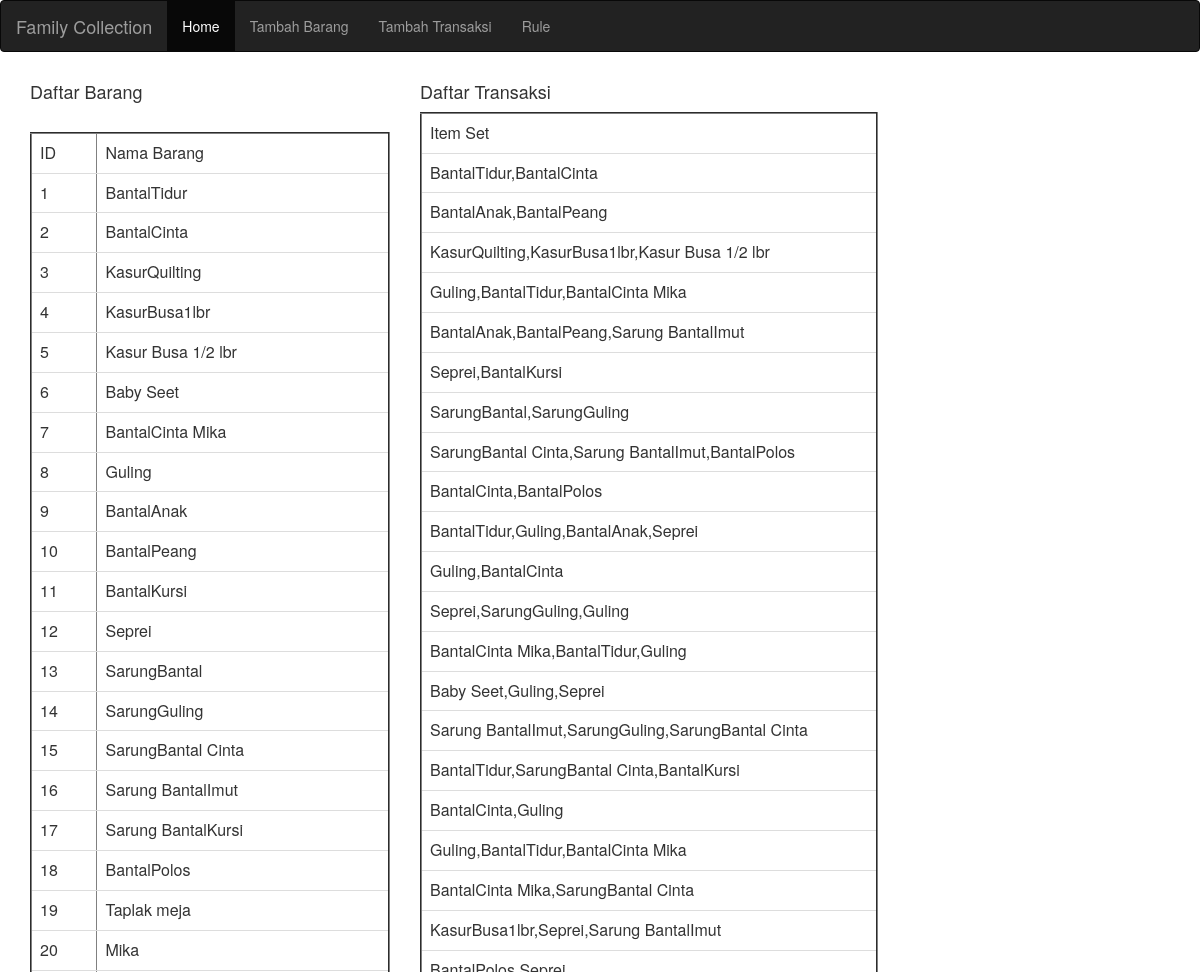
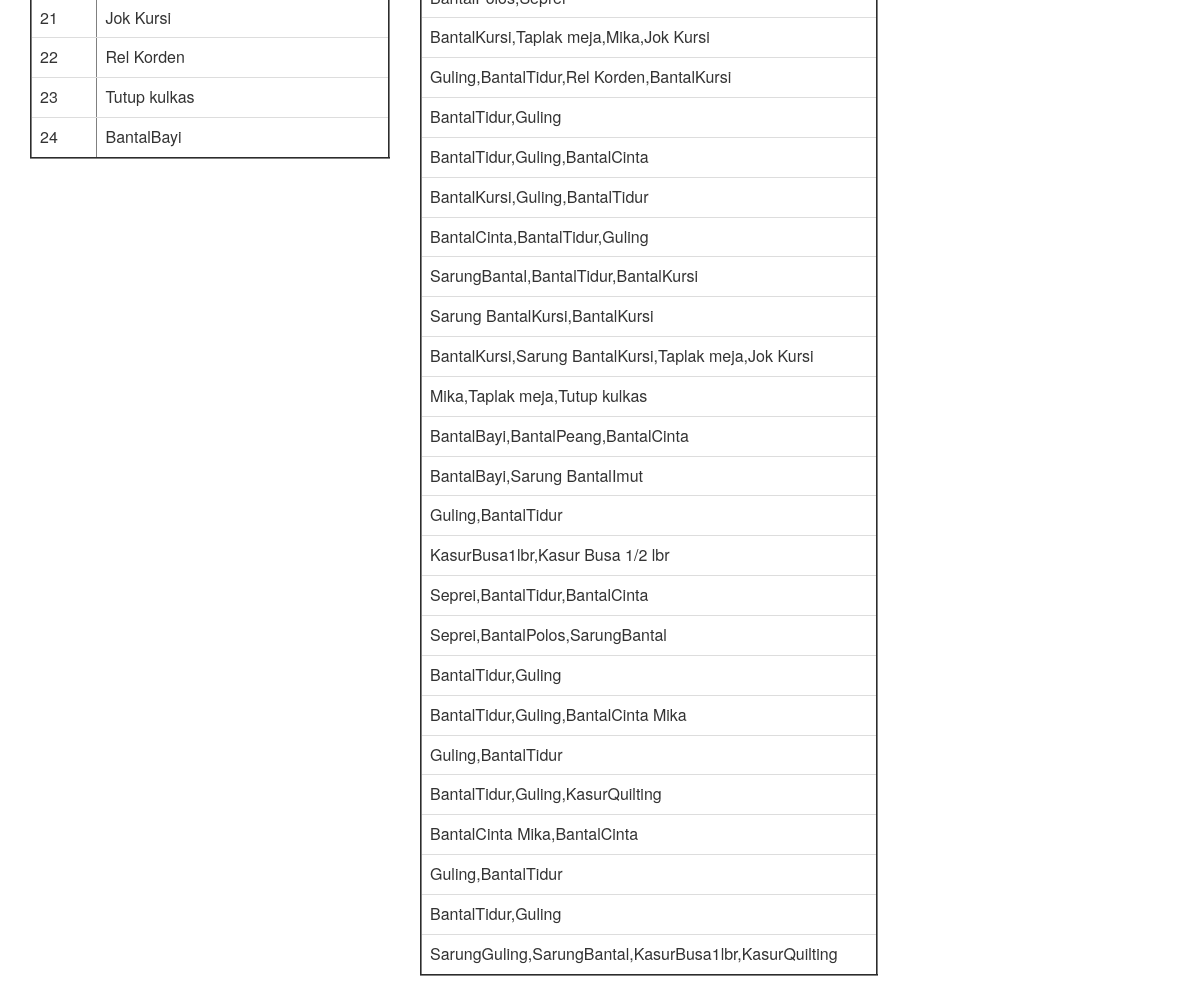
The page /datamining/index.php on the database its author committed (2 pictures, top to bottom).
### tables this page shows
CREATE TABLE `daftar_barang` (
  `id_barang` int(10) NOT NULL,
  `nama_barang` varchar(100) NOT NULL
);

### datamining/index.php (the view, shortened to what this page needs)
<html>
<head>
  <link href="bootstrap-3.3.7-dist/css/bootstrap.min.css" rel="stylesheet"text="text/css">
		<?php
		include_once ("koneksi.php");
		$sql = "SELECT id_barang, nama_barang FROM daftar_barang";
			$result = $con->query($sql);
		?>
</head>
<body style="background-color:#FFFFFF">
<nav class="navbar navbar-inverse ">
  <div class="container-fluid">
    <div class="navbar-header">
      <a class="navbar-brand" href="index.php">Family Collection</a>
    </div>
    <ul class="nav navbar-nav">
      <li class="active"><a href="index.php">Home</a></li>
      <li><a href="tambah.php">Tambah Barang</a></li>
      <li><a href="transakasi.php">Tambah Transaksi</a></li>
      <li><a href="rule.php">Rule</a></li>
    </ul>
	</div></nav>
  <div class="container">
		<div class="row">
  	  <div class="col-sm-4" style="background-color:#FFFFFF">
		<h4>Daftar Barang</h4>
		<div>
		<table class="table" border="2">
		<tr><td> ID</td><td> Nama Barang</td></tr><br>
		<?php
			if ($result->num_rows > 0) {
				while($row = $result->fetch_assoc()) {
					echo "<div><tr><td> " . $row["id_barang"]. " </td><td>" . $row["nama_barang"]. "</td></tr></div>";
				}
			}
		?></table>
		</div>
	  </div>
	  <div class="col-sm-5" style="background-color:#FFFFFF">
		<h4>Daftar Transaksi</h4>
		<div>
		<table class="table" border="2">
		<tr><td>Item Set</td></tr>
		<?php
			if ($result = $con->query("select group_concat(daftar_barang.nama_barang separator ',')
    from transaksi left join daftar_barang
	 on (transaksi.id_barang = daftar_barang.id_barang)
	 group by transaksi.id_trnsksi", MYSQLI_USE_RESULT)) {
	while ($b = $result->fetch_row()) {
		echo"<tr><td>$b[0]</td></tr>";
	}
}
		?>
		</table>
		</div>
	  </div>
	  </div>
	  </div>
</body>
</html>

### rows shown on the page
daftar_barang: id_barang "1", nama_barang "BantalTidur"
daftar_barang: id_barang "2", nama_barang "BantalCinta"
daftar_barang: id_barang "3", nama_barang "KasurQuilting"
daftar_barang: id_barang "4", nama_barang "KasurBusa1lbr"
daftar_barang: id_barang "5", nama_barang "Kasur Busa 1/2 lbr"
daftar_barang: id_barang "6", nama_barang "Baby Seet"
daftar_barang: id_barang "7", nama_barang "BantalCinta Mika"
daftar_barang: id_barang "8", nama_barang "Guling"
daftar_barang: id_barang "9", nama_barang "BantalAnak"
daftar_barang: id_barang "10", nama_barang "BantalPeang"
daftar_barang: id_barang "11", nama_barang "BantalKursi"
daftar_barang: id_barang "12", nama_barang "Seprei"
daftar_barang: id_barang "13", nama_barang "SarungBantal"
daftar_barang: id_barang "14", nama_barang "SarungGuling"
daftar_barang: id_barang "15", nama_barang "SarungBantal Cinta"
daftar_barang: id_barang "16", nama_barang "Sarung BantalImut"
daftar_barang: id_barang "17", nama_barang "Sarung BantalKursi"
daftar_barang: id_barang "18", nama_barang "BantalPolos"
daftar_barang: id_barang "19", nama_barang "Taplak meja"
daftar_barang: id_barang "20", nama_barang "Mika"
daftar_barang: id_barang "21", nama_barang "Jok Kursi"
daftar_barang: id_barang "22", nama_barang "Rel Korden"
daftar_barang: id_barang "23", nama_barang "Tutup kulkas"
daftar_barang: id_barang "24", nama_barang "BantalBayi"

### other values the page prints
$b[0] "BantalTidur,BantalCinta"
$b[0] "BantalAnak,BantalPeang"
$b[0] "KasurQuilting,KasurBusa1lbr,Kasur Busa 1/2 lbr"
$b[0] "Guling,BantalTidur,BantalCinta Mika"
$b[0] "BantalAnak,BantalPeang,Sarung BantalImut"
$b[0] "Seprei,BantalKursi"
$b[0] "SarungBantal,SarungGuling"
$b[0] "SarungBantal Cinta,Sarung BantalImut,BantalPolos"
$b[0] "BantalCinta,BantalPolos"
$b[0] "BantalTidur,Guling,BantalAnak,Seprei"
$b[0] "Guling,BantalCinta"
$b[0] "Seprei,SarungGuling,Guling"
$b[0] "BantalCinta Mika,BantalTidur,Guling"
$b[0] "Baby Seet,Guling,Seprei"
$b[0] "Sarung BantalImut,SarungGuling,SarungBantal Cinta"
